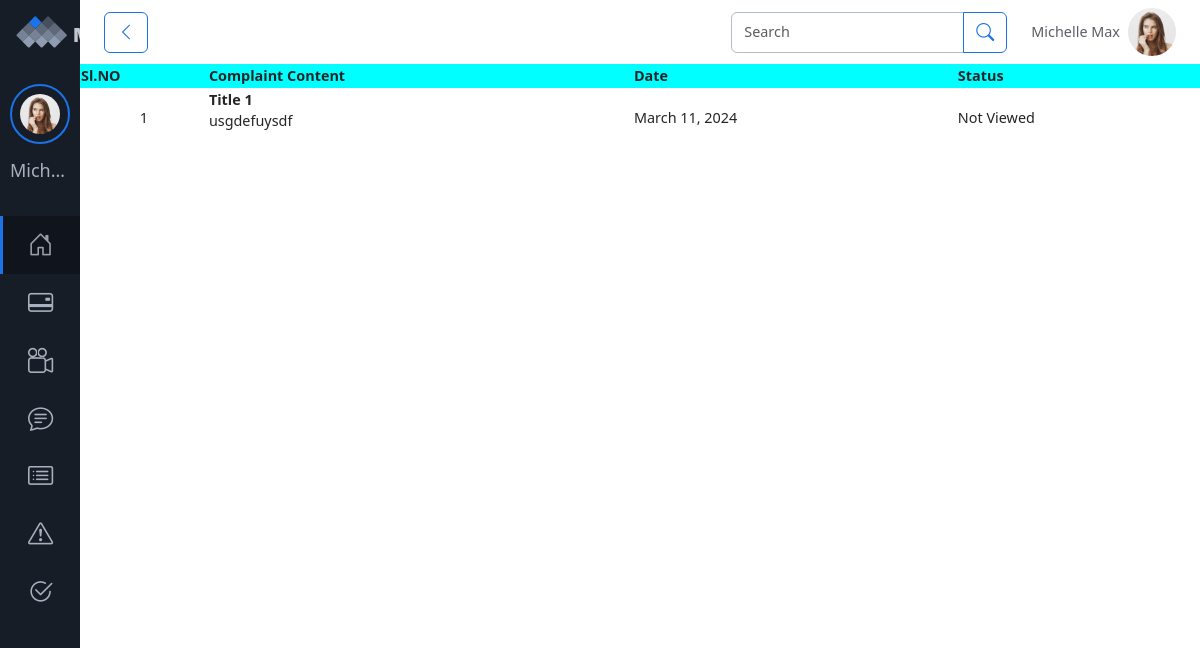
/User/Complaints/ (signed in), run on the app's committed database.
### User/models.py (models this page shows)
class tbl_complaint(models.Model):
    user_id = models.ForeignKey(tbl_user, on_delete=models.CASCADE, null=True)
    complaint_title = models.CharField(max_length=200)
    complaint_content = models.TextField()
    complaint_date = models.DateField()
    complaint_status = models.IntegerField(default=0)
    complaint_replay = models.TextField()

### User/views.py (the view)
# urls.py: path('Complaints/',views.view_complaints, name='view_complaints'),
def view_complaints(request):
    user = request.session['uid']
    complaints = tbl_complaint.objects.filter(user_id=user)
    return render(request,'User/Complaints.html',{
        'Complaints':complaints
    })

### User/Templates/User/Complaints.html (shortened to what this page needs)
{% extends 'User/Header.html' %}
{% load static %}
    {% block content %}
</head>
<body>
    <table align="center">
        <tr>
            <th>Sl.NO</th>
            <th>Complaint Content</th>
            <th>Date</th>
            <th>Status</th>
        </tr>
        {% for i in Complaints %}
        <tr>
            <td align="center">{{ forloop.counter }} </td align="center">
            <td>
                <b>{{ i.complaint_title }}</b>
                <p>{{ i.complaint_content }} </p>
            </td>
            <td>{{ i.complaint_date }} </td>
            <td>
                {% if i.complaint_status == 0 %}
                  Not Viewed
                  {% else %}
                  <a href="#">View Replay</a>
                  {% endif %}
                </td>
            </tr>
        {% endfor %}
    </table>
</body>
</html>
{% endblock content %}

### User/Templates/User/Complaints.html (style rules this page uses)
table { width: 100%; }
th { background-color: aqua; }

### data on the page
tbl_complaint: complaint_title "Title 1", complaint_content "usgdefuysdf", complaint_date "March 11, 2024", complaint_status "Not Viewed"
